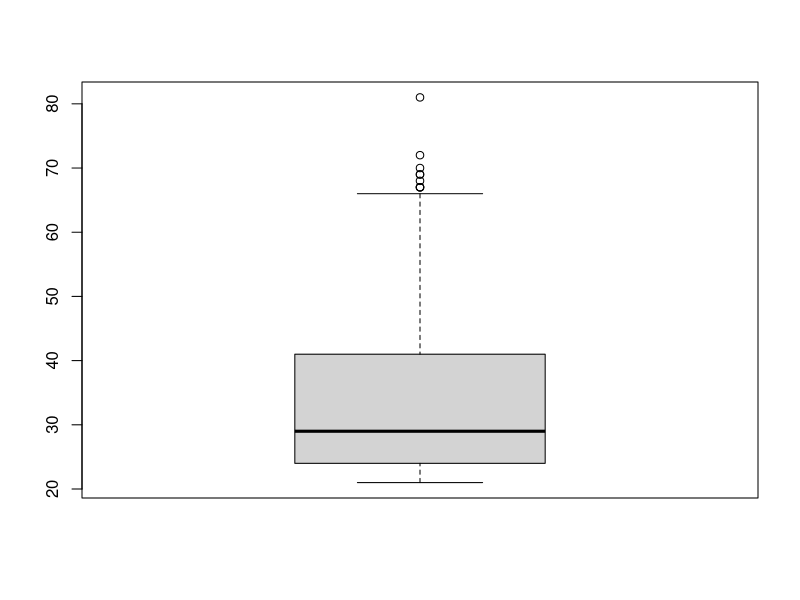
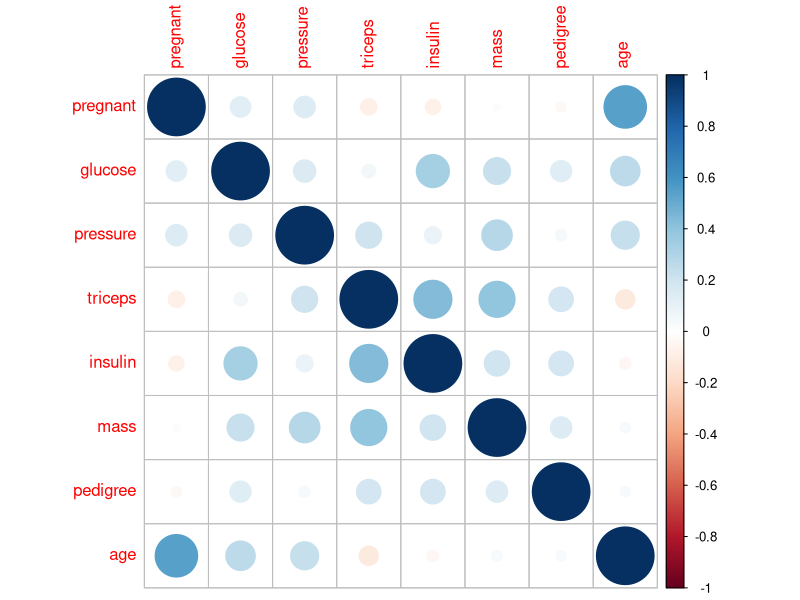
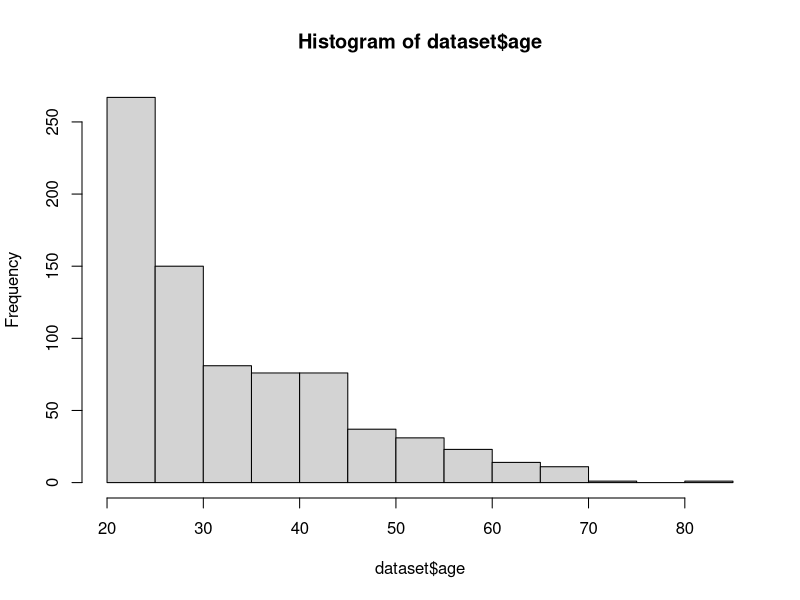
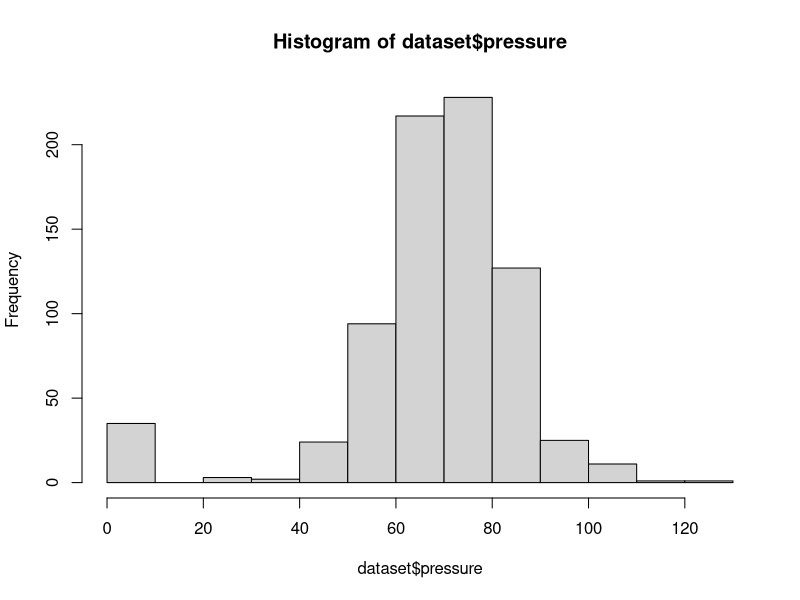
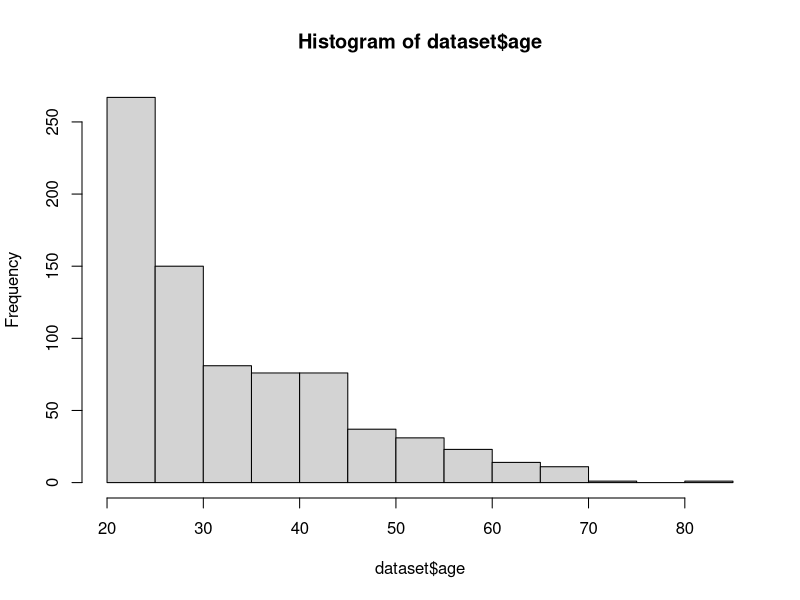
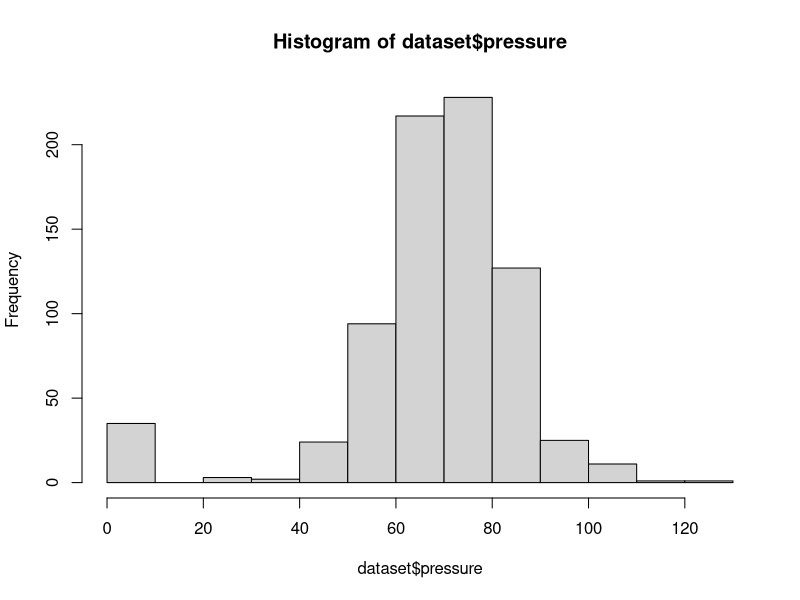
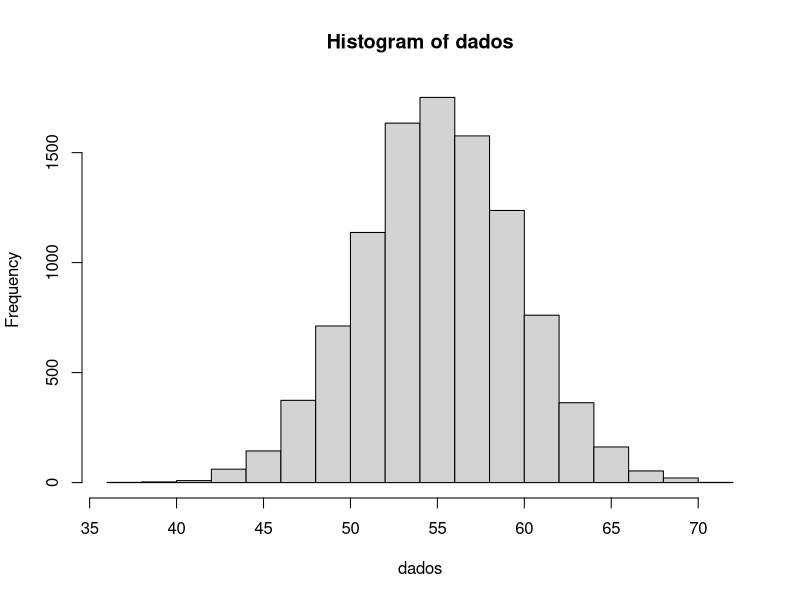

The R source for these figures, in order:
# Lab - Estatística Elementar em R

# Obs: Caso tenha problemas com a acentuação, consulte este link:
# https://support.rstudio.com/hc/en-us/articles/200532197-Character-Encoding

# Configurando o diretório de trabalho
# Coloque entre aspas o diretório de trabalho que você está usando no seu computador
# Não use diretórios com espaço no nome
setwd("~/Documentos/dsa/05-Business Analytics/Cap02-ProcessoDeBA")
getwd()


# Dataset
# install.packages("mlbench")
library(mlbench)
data(PimaIndiansDiabetes)
View(PimaIndiansDiabetes)

# Melhorando o nome do dataset
dataset <- PimaIndiansDiabetes
View(dataset)

# Dimensões e tipos dos dados
?dim
dim(dataset)
str(dataset)

# Sumário dos dados
summary(dataset)
summary(dataset$age)

# A média de uma variável é uma medida numérica da localização central dos valores dos dados. 
# É a soma de seus valores dividido pela contagem de dados.
mean(dataset$age)  
mean(dataset$age, na.rm = TRUE)  
is.na(dataset$age)
dataset[is.na(dataset$age)]
summary(dataset[dataset$age > 41,])

# A mediana de uma variável é o valor no meio quando os dados são classificados em ordem crescente. 
# É uma medida ordinal da localização central dos valores de dados.
median(dataset$age) 

# Existem vários quartis de uma variável. O primeiro quartil, ou quartil inferior, é o valor 
# que corta os primeiros 25% dos dados quando é classificado em ordem crescente. 
# O segundo quartil, ou mediana, é o valor que corta os primeiros 50%. 
# O terceiro quartil, ou quartil superior, é o valor que corta os primeiros 75%.
quantile(dataset$age)     
quantile(dataset$age, c(.32, .57, .98)) 
boxplot(dataset$age)

# O intervalo (range) de uma variável é a diferença de seus maiores e menores valores de dados. 
# É uma medida de quão distante os dados se espalham.
range(dataset$age)

# A variação interquartil de uma variável é a diferença de seus quartis superior e inferior. 
# É uma medida de quão distante a parte média dos dados se espalha.
IQR(dataset$age)

# A variância é uma medida numérica de como os valores dos dados estão dispersos em torno da média.
var(dataset$age)

# O desvio padrão de uma variável é a raiz quadrada de sua variância.
# O desvio padrão mede a dispersão dos seus dados (quão os dados estão distantes da média).
sd(dataset$age) 

# A covariância de duas variáveis x e y em um conjunto de dados mede como as duas variáveis 
# estão linearmente relacionadas. 
# Uma covariância positiva indicaria uma relação linear positiva entre as variáveis, e uma 
# covariância negativa indicaria o contrário.
cov(dataset$age, dataset$glucose)

# O coeficiente de correlação de duas variáveis em um conjunto de dados é igual a sua covariância 
# dividida pelo produto de seus desvios-padrão individuais. É uma medida normalizada de como os 
# dois estão linearmente relacionados. Os valores vão de -1 a +1. Valores próximos de zero indicadm 
# que não há correlação. Valor de -1 indica forte correlação negativa e +1 forte correlação positiva.
cor(dataset$age, dataset$glucose)
correlacoes <- cor(dataset[,1:8])
print(correlacoes)

#install.packages("corrplot")
library(corrplot)
corrplot(correlacoes, method = "circle")


# Pacote para as funções skewness e kurtosis
#install.packages("e1071")
library(e1071) 

# Em estatística, a assimetria (skewness) é uma medida da distorção da distribuição de 
# probabilidade de uma variável aleatória sobre sua média. Em outras palavras, a assimetria 
# informa a quantidade e a direção da inclinação (partida de simetria horizontal). 

# O valor de assimetria pode ser positivo ou negativo ou ainda indefinido. Se a assimetria é 0, 
# os dados são perfeitamente simétricos, embora seja bastante improvável para dados do mundo real. 

# Via de regra:

# Se a assimetria é menor que -1 ou maior que 1, a distribuição é altamente distorcida.
# Se a assimetria é entre -1 e -0,5 ou entre 0,5 e 1, a distribuição é enviesada moderadamente.
# Se a assimetria é entre -0,5 e 0,5, a distribuição é aproximadamente simétrica.

# A medida positiva indicaria que a média dos valores dos dados é maior do que a mediana e 
# a distribuição dos dados é desviada para a direita.
# Uma medida negativa indica que a média dos valores dos dados é menor que a mediana e a 
# distribuição dos dados é inclinada para a esquerda. 
?skewness
skewness(dataset$age)
hist(dataset$age)

skewness(dataset$pressure)
summary(dataset$pressure)
hist(dataset$pressure)

# A curtose informa a altura e a nitidez do pico central, em relação a uma curva de sino padrão.
# A distribuição normal tem kurtosis igual a zero.
kurtosis(dataset$age) 
hist(dataset$age)

kurtosis(dataset$pressure)
hist(dataset$pressure)

# Exercício
# Considere os dados de exemplo a seguir.
# Calcule as estatísticas elementares e interprete o resultado da assimetria e da curtose.
# A distribuição dos dados é normal?

# Dados de exemplo
set.seed(140)
dados <- rnorm(n = 10000, mean = 55, sd = 4.5)
View(dados)

# Solução na próxima aula!
# Verificar as dimensões
ds <- data.frame(dados)
colnames(ds) <- 'Medida'
dim(ds)

# Sumários dos dados
summary(ds)

# Quantiles
quantile(ds$Medida)

# interquantil
IQR(dados)

# distnânca dos dados
range(dados)

# variância
var(dados)

# desvio padrão
sd(dados)

# Histograma
hist(dados)

# covariancia e correlação não são calculados pois só tem 1 variável
skewness(dados)

kurtosis(dados)
